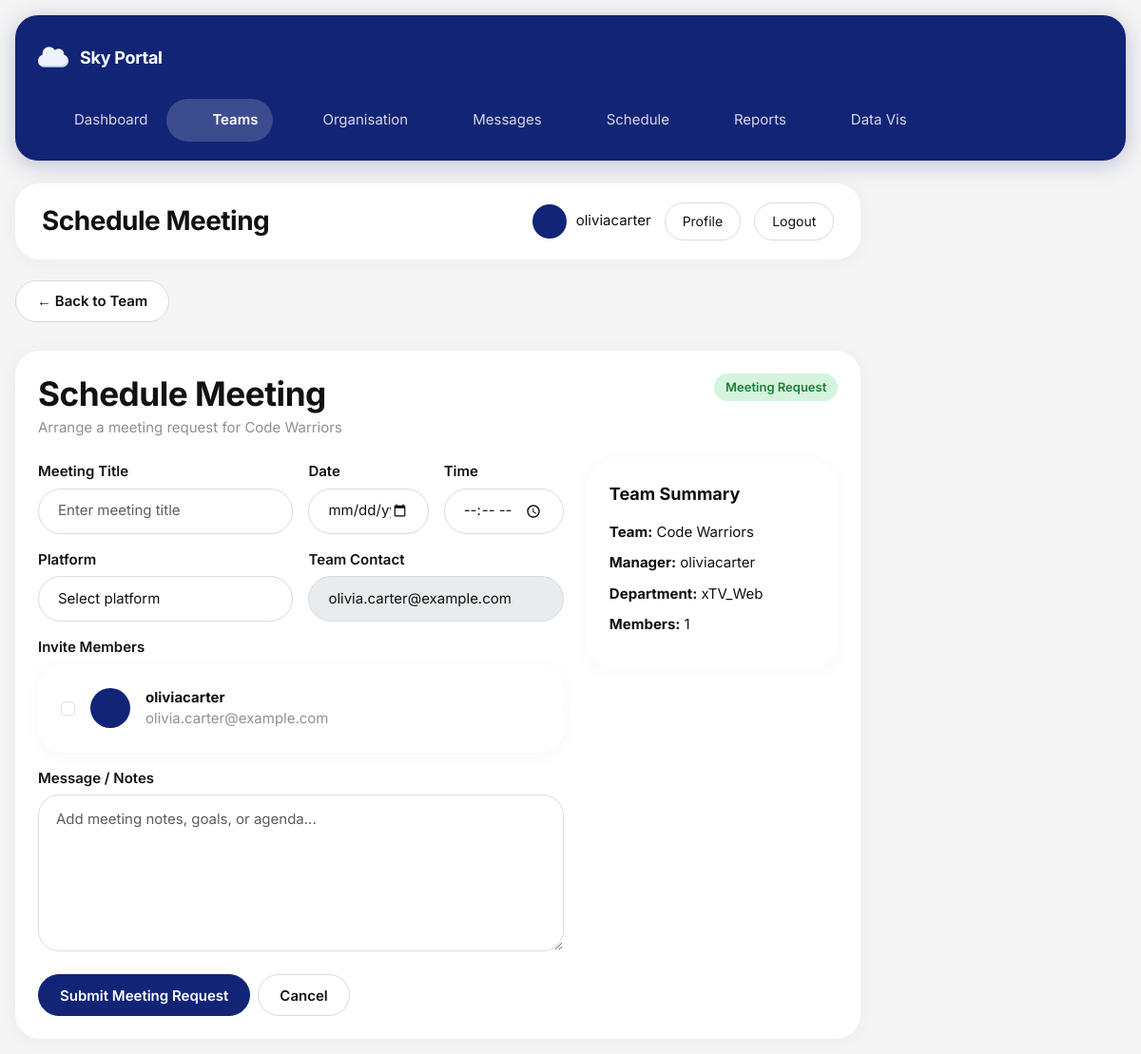
The app's page /teams/7/schedule/ (signed in) with its own data.
### organisation/models.py (models this page shows, shortened)
class Team(models.Model):
    STATUS_CHOICES = [
        ('active', 'Active'),
        ('restructured', 'Restructured'),
        ('disbanded', 'Disbanded'),
    ]
    name = models.CharField(max_length=100, unique=True)
    description = models.TextField(blank=True)
    purpose = models.TextField(blank=True)
    department = models.ForeignKey(
        Department,
        on_delete=models.SET_NULL,
        null=True,
        blank=True,
        related_name='teams'
    )
    team_type = models.ForeignKey(
        TeamType,
        on_delete=models.SET_NULL,
        null=True,
        blank=True,
        related_name='teams'
    )
    manager = models.ForeignKey(
        User,
        on_delete=models.SET_NULL,
        null=True,
        blank=True,
        related_name='managed_teams'
    )
    members = models.ManyToManyField(
        User,
        related_name='teams',
        blank=True
    )
    slack_channel = models.CharField(max_length=100, blank=True)
    email = models.EmailField(blank=True)
    code_repository = models.URLField(blank=True)
    status = models.CharField(max_length=20, choices=STATUS_CHOICES, default='active')
    created_at = models.DateTimeField(auto_now_add=True)
    updated_at = models.DateTimeField(auto_now=True)

class Department(models.Model):
    name = models.CharField(max_length=100, unique=True)
    description = models.TextField(blank=True)
    specialisation = models.CharField(max_length=200, blank=True)
    leader = models.ForeignKey(
        User,
        on_delete=models.SET_NULL,
        null=True,
        blank=True,
        related_name='led_departments'
    )
    created_at = models.DateTimeField(auto_now_add=True)
    updated_at = models.DateTimeField(auto_now=True)

### teams/views.py (the view, shortened to what this page needs)
# urls.py: path("<int:team_id>/schedule/", views.schedule_meeting, name="schedule_meeting"),
@login_required
def schedule_meeting(request, team_id):
    team = get_object_or_404(Team, id=team_id)
    members = team.members.all()
    success_message = None
    error = ""
    submitted_data = None
    return render(request, "teams/schedule_meeting.html", {
        "team": team,
        "members": members,
        "success_message": success_message,
        "error": error,
        "submitted_data": submitted_data,
    })

### teams/templates/teams/schedule_meeting.html (shortened to what this page needs)
{% extends "base.html" %}
{% block nav_teams %}active{% endblock %}
{% block page_heading %}Schedule Meeting{% endblock %}
{% block content %}
<div class="mb-2">
    <a href="{% url 'team_detail' team.id %}" class="btn btn-sky-secondary">← Back to Team</a>
</div>
<div class="panel-card">
    <div class="card-body">
        <div class="d-flex justify-content-between align-items-start flex-wrap gap-4 mb-4">
            <div>
                <h2 class="page-title mb-1" style="font-size: 2.2rem;">Schedule Meeting</h2>
                <p class="page-subtitle mb-0">
                    Arrange a meeting request for {{ team.name }}
                </p>
            </div>
            <span class="sky-badge sky-badge-active">Meeting Request</span>
        </div>
        <div class="row g-4">
            <div class="col-lg-8">
                <form method="post" onsubmit="return confirmSchedule()">
                    <div class="row g-3 mb-3">
                        <div class="col-md-6">
                            <label class="form-label fw-semibold">Meeting Title</label>
                            <input
                                type="text"
                                name="title"
                                class="form-control sky-search-input"
                                placeholder="Enter meeting title"
                                value="{{ submitted_data.title|default:'' }}"
                                required
                            >
                        </div>
                        <div class="col-md-3">
                            <label class="form-label fw-semibold">Date</label>
                            <input
                                type="date"
                                name="meeting_date"
                                class="form-control sky-search-input"
                                value="{{ submitted_data.meeting_date|default:'' }}"
                                required
                            >
                        </div>
                        <div class="col-md-3">
                            <label class="form-label fw-semibold">Time</label>
                            <input
                                type="time"
                                name="meeting_time"
                                class="form-control sky-search-input"
                                value="{{ submitted_data.meeting_time|default:'' }}"
                                required
                            >
                        </div>
                    </div>
                    <div class="row g-3 mb-3">
                        <div class="col-md-6">
                            <label class="form-label fw-semibold">Platform</label>
                            <select name="platform" class="form-select sky-select" required>
                                <option value="">Select platform</option>
                            </select>
                        </div>
                        <div class="col-md-6">
                            <label class="form-label fw-semibold">Team Contact</label>
                            <input
                                type="text"
                                class="form-control sky-search-input"
                                value="{{ team.email|default:'No email available' }}"
                                disabled
                            >
                        </div>
                    </div>
                    <div class="mb-3">
                        <label class="form-label fw-semibold">Invite Members</label>
                        <div class="panel-card">
                            <div class="card-body">
                                {% if members %}
                                    <div class="row g-3">
                                        {% for member in members %}
                                            <div class="col-md-6">
                                                <div class="d-flex align-items-center gap-3">
                                                    <input
                                                        class="form-check-input mt-0"
                                                        type="checkbox"
                                                        name="members"
                                                        value="{{ member.id }}"
                                                        id="member{{ member.id }}"
                                                    >
                                                    <label class="form-check-label d-flex align-items-center gap-3 mb-0" for="member{{ member.id }}">
                                                        <div class="top-shell-avatar" style="width: 42px; height: 42px;"></div>
                                                        <div>
                                                            <div style="font-weight: 700;">{{ member.username }}</div>
                                                            <div class="page-subtitle">{{ member.email|default:"No email available" }}</div>
                                                        </div>
                                                    </label>
                                                </div>
                                            </div>
                                        {% endfor %}
                                    </div>
                                {% else %}
                                    <p class="sky-empty">No team members available.</p>
                                {% endif %}
                            </div>
                        </div>
                    </div>
                    <div class="mb-4">
                        <label class="form-label fw-semibold">Message / Notes</label>
                        <textarea
                            name="message"
                            rows="6"
                            class="form-control sky-textarea"
                            placeholder="Add meeting notes, goals, or agenda..."
                        >{{ submitted_data.message|default:'' }}</textarea>
                    </div>
                    <div class="d-flex gap-2 flex-wrap">
                        <button type="submit" class="btn btn-sky-primary">Submit Meeting Request</button>
                        <a href="{% url 'team_detail' team.id %}" class="btn btn-sky-secondary">Cancel</a>
                    </div>
                </form>
            </div>
            <div class="col-lg-4">
                <div class="panel-card">
                    <div class="card-body">
                        <h3 class="sky-section-title">Team Summary</h3>
                        <ul class="sky-meta-list mb-0">
                            <li><strong>Team:</strong> {{ team.name }}</li>
                            <li><strong>Manager:</strong> {{ team.manager.username|default:"No manager assigned" }}</li>
                            <li><strong>Department:</strong> {{ team.department.name|default:"No department assigned" }}</li>
                            <li><strong>Members:</strong> {{ members|length }}</li>
                        </ul>
                    </div>
                </div>
            </div>
        </div>
    </div>
</div>
{% endblock %}

### templates/base.html (shortened to what this page needs)
<!DOCTYPE html>
<html lang="en">
<head>
    {% load static %}
    <link href="https://cdn.jsdelivr.net/npm/bootstrap@5.3.3/dist/css/bootstrap.min.css" rel="stylesheet">
    <link href="{% static 'css/styles.css' %}" rel="stylesheet">
</head>
<body>
    {% block fullpage %}
    <div class="app-layout">
        <aside class="app-sidebar">
            <div class="app-sidebar-inner">
                <div class="sidebar-brand">
                    <div class="top-shell-brand d-flex align-items-center gap-2">
                        <img src="{% static 'images/cloud.png' %}" alt="Sky Logo" style="height: 32px;">
                    </div>
                    <div class="sidebar-brand-text">Sky Portal</div>
                </div>
                <nav class="sidebar-nav">
                    <a href="/teams/dashboard/" class="sidebar-link {% block nav_dashboard %}{% endblock %}">
                        <span>Dashboard</span>
                    </a>
                    <a href="/teams/" class="sidebar-link {% block nav_teams %}{% endblock %}">
                        <span>Teams</span>
                    </a>
                    <a href="/organisation/" class="sidebar-link {% block nav_organisation %}{% endblock %}">
                        <span>Organisation</span>
                    </a>
                    <a href="/messages/" class="sidebar-link {% block nav_messages %}{% endblock %}">
                        <span>Messages</span>
                    </a>
                    <a href="/schedule/" class="sidebar-link {% block nav_schedule %}{% endblock %}">
                        <span>Schedule</span>
                    </a>
                    <a href="/reports/" class="sidebar-link {% block nav_reports %}{% endblock %}">
                        <span>Reports</span>
                    </a>
                    <a href="/datavis/" class="sidebar-link {% block nav_datavis %}{% endblock %}">
                        <span>Data Vis</span>
                    </a>
                </nav>
            </div>
        </aside>
        <div class="app-main">
            <header class="top-shell">
                <div class="top-shell-title-wrap">
                    <h1 class="top-shell-title">{% block page_heading %}Sky Portal{% endblock %}</h1>
                </div>
                <div class="top-shell-right">
                    {% if user.is_authenticated %}
                        <div class="top-shell-profile">
                            <div class="top-shell-avatar"></div>
                            <span class="top-shell-username">{{ user.username }}</span>
                        </div>
                        <a href="/accounts/profile/" class="top-shell-pill-link">Profile</a>
                        <form method="post" action="/accounts/logout/" class="mb-0">
                            <button type="submit" class="top-shell-pill-link top-shell-pill-light">Logout</button>
                        </form>
                    {% else %}
                        <a href="/accounts/login/" class="top-shell-pill-link top-shell-pill-light">Login</a>
                        <a href="/accounts/signup/" class="top-shell-pill-link">Sign Up</a>
                    {% endif %}
                </div>
            </header>
            <main class="page-content">
                {% block content %}{% endblock %}
            </main>
        </div>
    </div>
    {% endblock %}
</body>
</html>

### records on screen
Team: name "Code Warriors", email "olivia.carter@example.com", manager.username "oliviacarter", department.name "xTV_Web"

### other values on screen
{{ user.username }} "oliviacarter"
{{ member.username }} "oliviacarter"
{{ member.email|default:"No email available" }} "olivia.carter@example.com"
{{ members|length }} "1"
